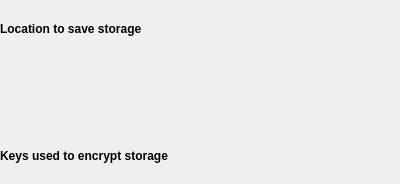
<?xml version="1.0" encoding="UTF-8"?>
<ui version="4.0">
 <class>SaveAsEncrypted</class>
 <widget class="QWidget" name="SaveAsEncrypted">
  <property name="geometry">
   <rect>
    <x>0</x>
    <y>0</y>
    <width>400</width>
    <height>184</height>
   </rect>
  </property>
  <property name="windowTitle">
   <string>Form</string>
  </property>
  <layout class="QVBoxLayout" name="verticalLayout">
   <property name="leftMargin">
    <number>0</number>
   </property>
   <property name="topMargin">
    <number>0</number>
   </property>
   <property name="rightMargin">
    <number>0</number>
   </property>
   <property name="bottomMargin">
    <number>0</number>
   </property>
   <item>
    <widget class="QLabel" name="fileDialogLabel">
     <property name="font">
      <font>
       <weight>75</weight>
       <bold>true</bold>
      </font>
     </property>
     <property name="text">
      <string>Location to save storage</string>
     </property>
     <property name="buddy">
      <cstring>fileDialog</cstring>
     </property>
    </widget>
   </item>
   <item>
    <widget class="KUrlRequester" name="fileDialog">
     <property name="mode">
      <set>KFile::File|KFile::LocalOnly</set>
     </property>
     <property name="acceptMode">
      <enum>QFileDialog::AcceptSave</enum>
     </property>
    </widget>
   </item>
   <item>
    <widget class="QLabel" name="lvKeysLabel">
     <property name="font">
      <font>
       <weight>75</weight>
       <bold>true</bold>
      </font>
     </property>
     <property name="text">
      <string>Keys used to encrypt storage</string>
     </property>
    </widget>
   </item>
  </layout>
 </widget>
 <customwidgets>
  <customwidget>
   <class>KUrlRequester</class>
   <extends>QWidget</extends>
   <header>kurlrequester.h</header>
  </customwidget>
 </customwidgets>
 <resources/>
 <connections/>
</ui>
